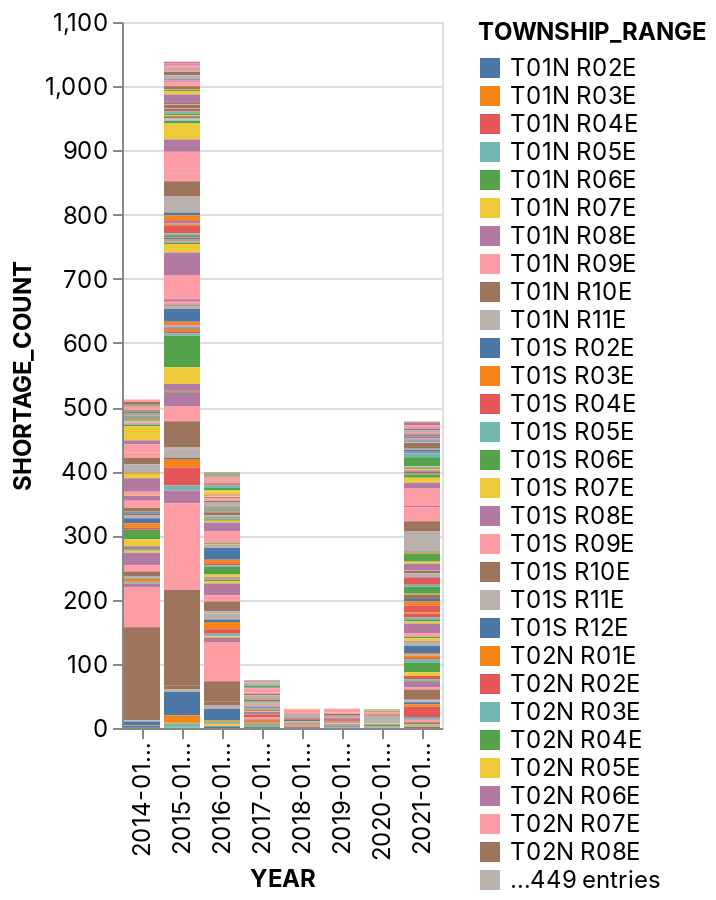

Here is the notebook cell this chart was saved with:
### Markdown cell above
**Observed** 

T21SR28E reports most shortage during the severe drought years of 2014 and 2015 followed by T21SR27E.

### Code cell
_deepnote_run_altair(shortage_subset_df, """{"$schema":"https://vega.github.io/schema/vega-lite/v4.json","autosize":{"type":"fit"},"data":{"name":"placeholder"},"encoding":{"color":{"field":"TOWNSHIP_RANGE","scale":{"type":"linear","zero":false},"sort":null,"type":"nominal"},"x":{"field":"YEAR","scale":{"type":"linear","zero":false},"sort":null,"type":"nominal"},"y":{"field":"SHORTAGE_COUNT","scale":{"type":"linear","zero":true},"sort":null,"type":"quantitative"}},"height":220,"mark":{"tooltip":{"content":"data"},"type":"bar"}}""")

### Figure 1 — Vega-Lite specification as saved in the notebook (floating-point values rounded to 4 significant figures; data arrays with more than 128 entries replaced by an {"elided": "..."} marker saying what was removed)
{"config": {"view": {"continuousWidth": 400, "continuousHeight": 300}, "area": {"fill": "#51C0E9"}, "axis": {"labelFont": "Inter, sans-serif", "labelFontSize": 12, "labelFontWeight": "normal", "labelLimit": 60, "labelOverlap": "greedy", "titleFont": "Inter, sans-serif", "titleFontSize": 12, "titleFontWeight": "bold"}, "background": "#ffffff", "legend": {"labelFont": "Inter, sans-serif", "labelFontSize": 12, "titleFont": "Inter, sans-serif", "titleFontSize": 12, "titleFontWeight": "bold"}, "line": {"stroke": "#51C0E9", "strokeWidth": 2}, "rect": {"fill": "#51C0E9"}, "title": {"anchor": "start", "color": "#000000", "font": "Inter, sans-serif", "fontSize": 22, "fontWeight": "normal"}}, "data": {"name": "data-2628ccd0194c65e4b4d22befd137e14e"}, "mark": {"type": "bar", "tooltip": {"content": "data"}}, "autosize": {"type": "fit"}, "encoding": {"color": {"field": "TOWNSHIP_RANGE", "scale": {"type": "linear", "zero": false}, "sort": null, "type": "nominal"}, "x": {"field": "YEAR", "scale": {"type": "linear", "zero": false}, "sort": null, "type": "nominal"}, "y": {"field": "SHORTAGE_COUNT", "scale": {"type": "linear", "zero": true}, "sort": null, "type": "quantitative"}}, "height": 440, "width": "container", "$schema": "https://vega.github.io/schema/vega-lite/v4.json", "datasets": {"data-2628ccd0194c65e4b4d22befd137e14e": {"elided": "3824 records"}}}
